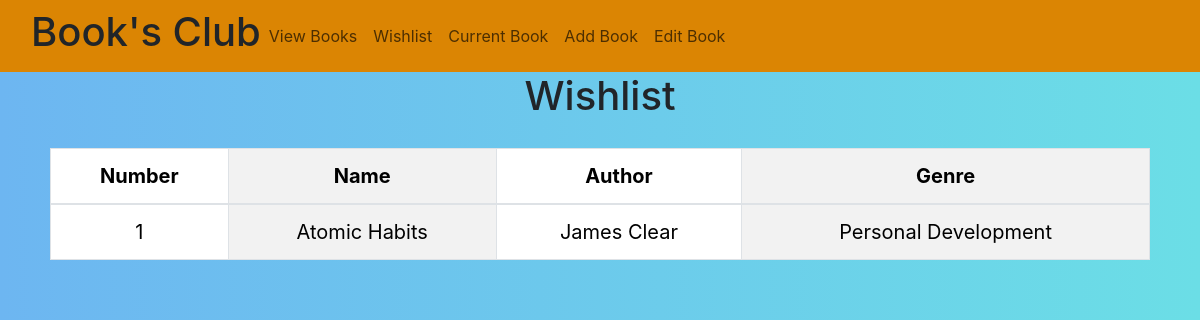
The app's page /wishlist/ with its own data.
### myapp/models.py (models this page shows, shortened)
class WishlistBook(models.Model):
    name = models.CharField(max_length=50)
    author = models.CharField(max_length=50)
    genre = models.CharField(max_length=50)

### myapp/views.py (the view)
# urls.py: path('wishlist/', views.wishlist_books, name="wishlist_books"),
def wishlist_books(request):
    wishlist_books = WishlistBook.objects.all().order_by('name')
    wishlist_books_count = wishlist_books.count()
    return render(request, 'wishlist.html',{'wishlist_books':wishlist_books, 'wishlist_books_count':wishlist_books_count})

### myapp/templates/wishlist.html (shortened to what this page needs)
{% extends 'navbar.html' %}
{% load static %}
{% block start %}
<!DOCTYPE html>
<html lang="en">
<head>
    <link rel="stylesheet" href="https://cdn.jsdelivr.net/npm/bootstrap@4.0.0/dist/css/bootstrap.min.css">
    <link rel="stylesheet" type="text/css" href="{% static '/css/main.css' %}">
</head>
<body>
<h1 style="text-align:center">Wishlist</h1>
<div class="container">
<table class="table table-striped-columns table-bordered border-dark">
    <thead>
      <tr>
        <th scope="col">Number</th>
        <th scope="col">Name</th>
        <th scope="col">Author</th>
        <th scope="col">Genre</th>
      </tr>
    </thead>
    <tbody>
        {% for i in wishlist_books %}
        <tr>
          <td>{{forloop.counter}}</td>
          <td>{{i.name}}</td>
          <td>{{i.author}}</td>
          <td>{{i.genre}}</td>
        </tr>
        {% endfor %}
    </tbody>
  </table>
</div>
{% endblock %}

### static/css/main.css (style rules this page uses)
body { background: linear-gradient(to left,rgb(107, 222, 230),rgb(109, 182, 241)); overflow:visible; }
.container { text-align: center; padding: 20px; margin: auto; font-size: 20px; }

### records on screen
WishlistBook: name "Atomic Habits", author "James Clear", genre "Personal Development"
